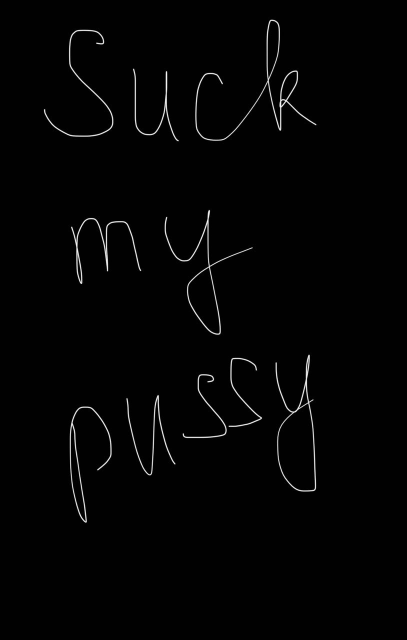
#> input picture opencv_lessons/data/text_detection/img.jpg, 814 x 1280 px, found by its file name (shown at 1/2 size)
$ python 8_lesson_image_drawing.py
#> lines starting #> are read from the running program, lines starting #| are printed output that depends on the picture
import os
import cv2
import numpy

image_path = os.path.join('opencv_lessons', 'data', 'img.jpg')
image = cv2.imread(image_path)
#> image is the input picture: shape (1280, 814, 3); min 0, max 255, mean 3.9
print(image.shape)
#| (1280, 814, 3)

cv2.line(image, (100, 150), (200, 300), (0, 255, 0), 3)
cv2.rectangle(image, (100, 400), (400, 500), (255, 0, 0), -1)
cv2.circle(image, (300, 650), 50, (0, 0, 255), 10)
cv2.putText(image, 'gnom is learning smth', (50, 100), 2, 1, (200, 100, 100), 2)
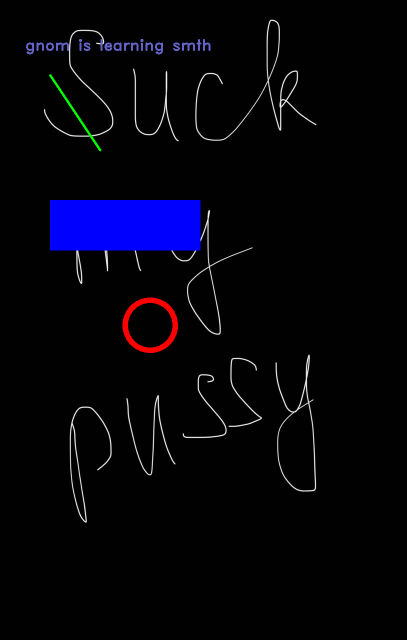
#> image: shape (1280, 814, 3) (shown at 1/2 size); mean B, G, R 11.6, 4.1, 4.7

cv2.imshow('image', image)
cv2.waitKey(0)
